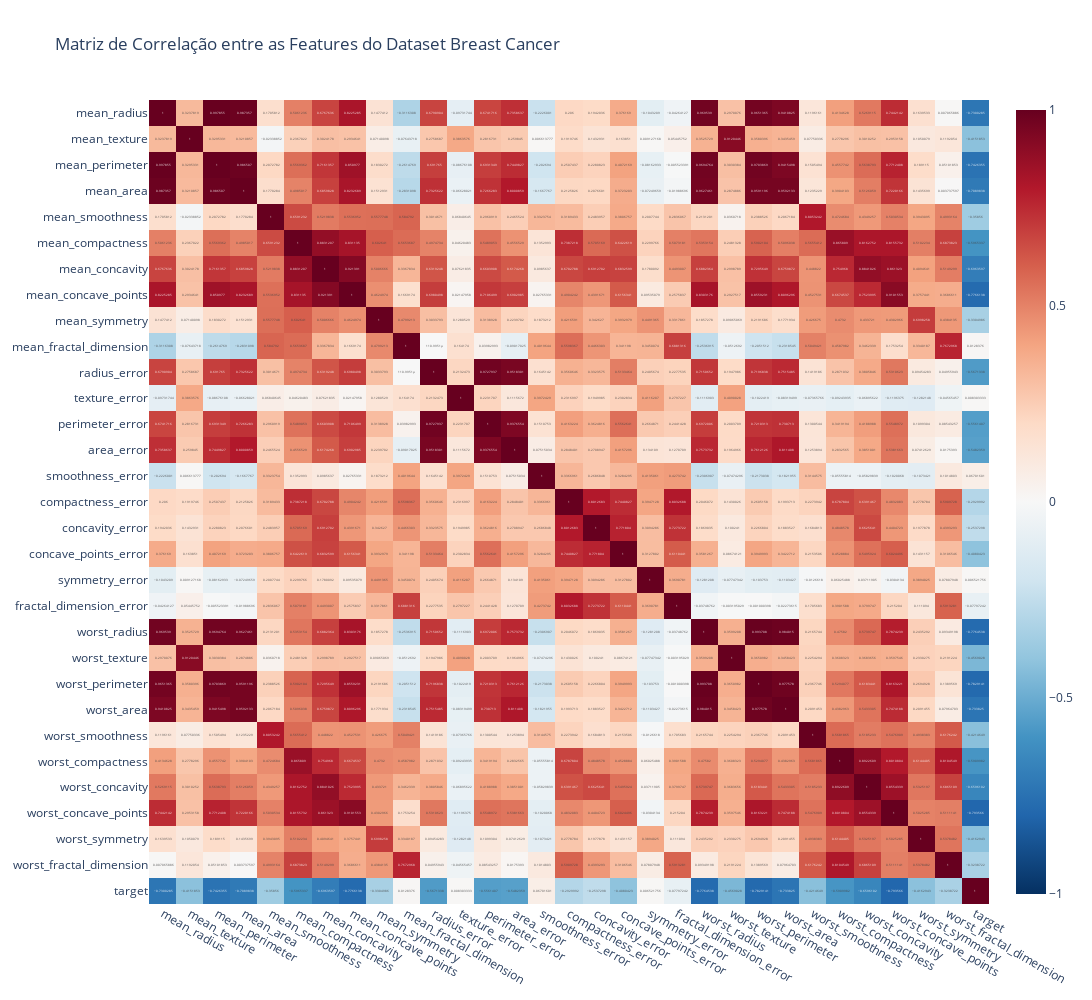

The notebook cell saved with this chart:
### Code cell
# 3. Criar o Heatmap de Correlação
fig = px.imshow(
    correlacao,
    text_auto=True,  # Exibe os valores de correlação na célula
    aspect="auto",   # Ajusta o aspecto para melhor visualização
    color_continuous_scale='RdBu_r',  # Usa um esquema de cores divergente (vermelho/azul)
    range_color=[-1, 1],             # Garante que a escala de cores vá de -1 a 1 (correlação)
    title='Matriz de Correlação entre as Features do Dataset Breast Cancer'
)

# 4. Melhorias no Layout
fig.update_layout(
    height=1000,
    width=1200,
    xaxis_showgrid=False,
    yaxis_showgrid=False,
    xaxis_nticks=len(correlacao.columns),
    yaxis_nticks=len(correlacao.columns)
)

fig.show()

### Figure 1 — Plotly figure (JSON) as saved in the notebook; plotly's stock layout.template omitted (floating-point values rounded to 4 significant figures; data arrays with more than 128 entries replaced by an {"elided": "..."} marker saying what was removed)
{"data": [{"coloraxis": "coloraxis", "hovertemplate": "x: %{x}<br>y: %{y}<br>color: %{z}<extra></extra>", "name": "0", "texttemplate": "%{z}", "type": "heatmap", "x": ["mean_radius", "mean_texture", "mean_perimeter", "mean_area", "mean_smoothness", "mean_compactness", "mean_concavity", "mean_concave_points", "mean_symmetry", "mean_fractal_dimension", "radius_error", "texture_error", "perimeter_error", "area_error", "smoothness_error", "compactness_error", "concavity_error", "concave_points_error", "symmetry_error", "fractal_dimension_error", "worst_radius", "worst_texture", "worst_perimeter", "worst_area", "worst_smoothness", "worst_compactness", "worst_concavity", "worst_concave_points", "worst_symmetry", "worst_fractal_dimension", "target"], "xaxis": "x", "y": ["mean_radius", "mean_texture", "mean_perimeter", "mean_area", "mean_smoothness", "mean_compactness", "mean_concavity", "mean_concave_points", "mean_symmetry", "mean_fractal_dimension", "radius_error", "texture_error", "perimeter_error", "area_error", "smoothness_error", "compactness_error", "concavity_error", "concave_points_error", "symmetry_error", "fractal_dimension_error", "worst_radius", "worst_texture", "worst_perimeter", "worst_area", "worst_smoothness", "worst_compactness", "worst_concavity", "worst_concave_points", "worst_symmetry", "worst_fractal_dimension", "target"], "yaxis": "y", "z": {"elided": "31x31 float values"}}], "layout": {"coloraxis": {"cmax": 1, "cmin": -1, "colorscale": [[0, "rgb(5,48,97)"], [0.1, "rgb(33,102,172)"], [0.2, "rgb(67,147,195)"], [0.3, "rgb(146,197,222)"], [0.4, "rgb(209,229,240)"], [0.5, "rgb(247,247,247)"], [0.6, "rgb(253,219,199)"], [0.7, "rgb(244,165,130)"], [0.8, "rgb(214,96,77)"], [0.9, "rgb(178,24,43)"], [1, "rgb(103,0,31)"]]}, "height": 1000, "title": {"text": "Matriz de Correlação entre as Features do Dataset Breast Cancer"}, "width": 1200, "xaxis": {"anchor": "y", "domain": [0, 1], "nticks": 31, "showgrid": false}, "yaxis": {"anchor": "x", "autorange": "reversed", "domain": [0, 1], "nticks": 31, "showgrid": false}}}
